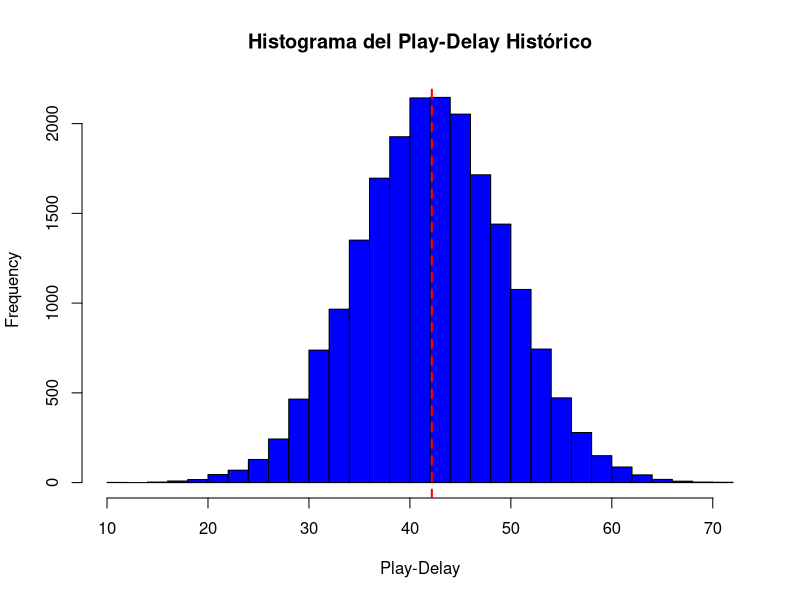

Recreate this plot in R.
# Ejercicio 1
historical_data <- read.csv("datos_historicos.csv")

# Calcular la media y la varianza
mean_historical <- mean(historical_data$play.delay)
variance_historical <- var(historical_data$play.delay)

# Mostrar la media y varianza
mean_historical
variance_historical

# Graficar el histograma
hist(historical_data$play.delay, 
     breaks = 30, 
     main = "Histograma del Play-Delay Histórico", 
     xlab = "Play-Delay", 
     col = "blue", 
     border = "black")

# Añadir una línea para la media
abline(v = mean_historical, col = "red", lwd = 2, lty = 2)

new_data <- read.csv("datos_nuevos.csv")

mean_new <- mean(new_data$play.delay)

mean_new
